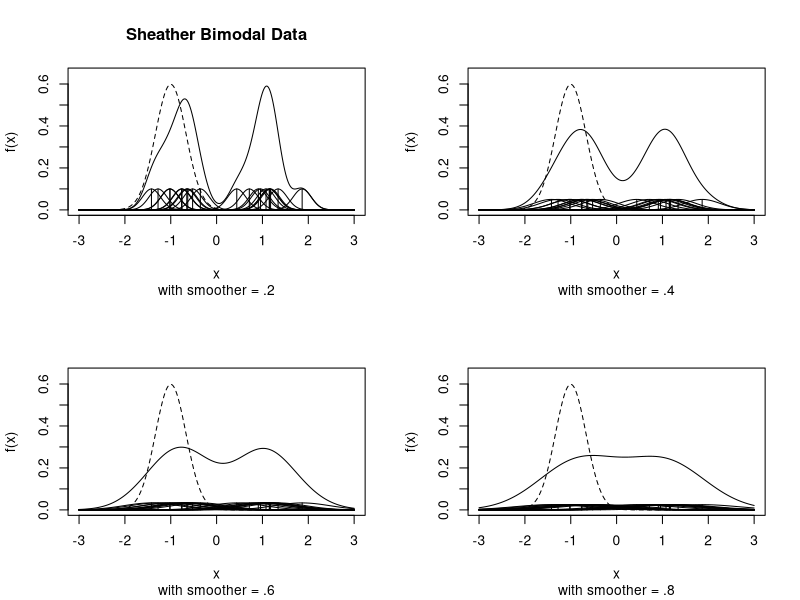
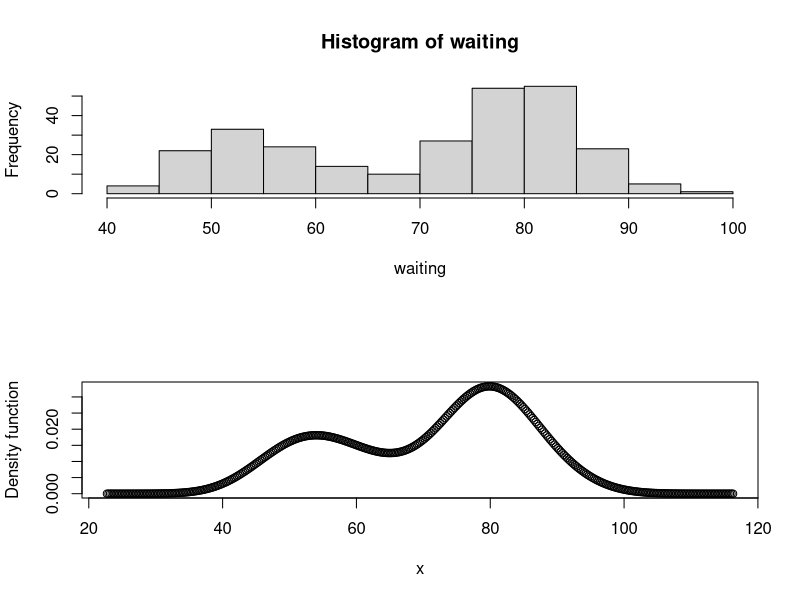
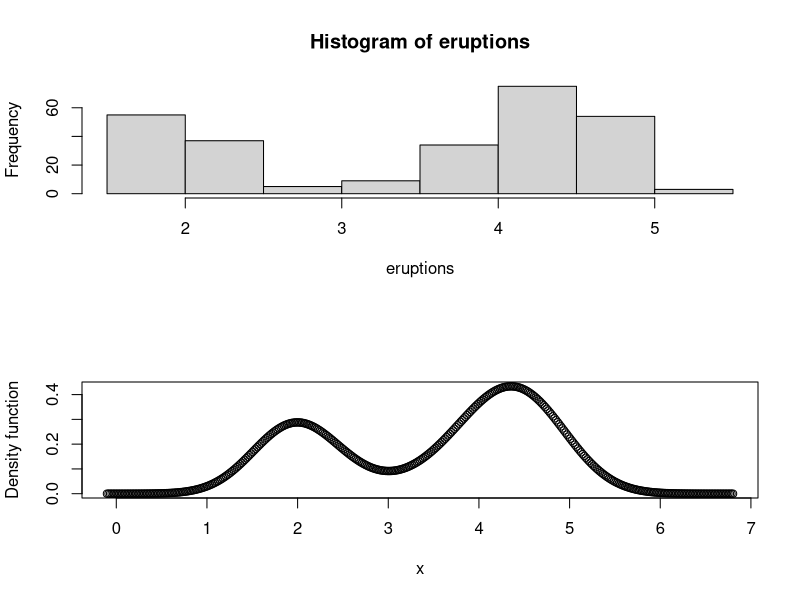
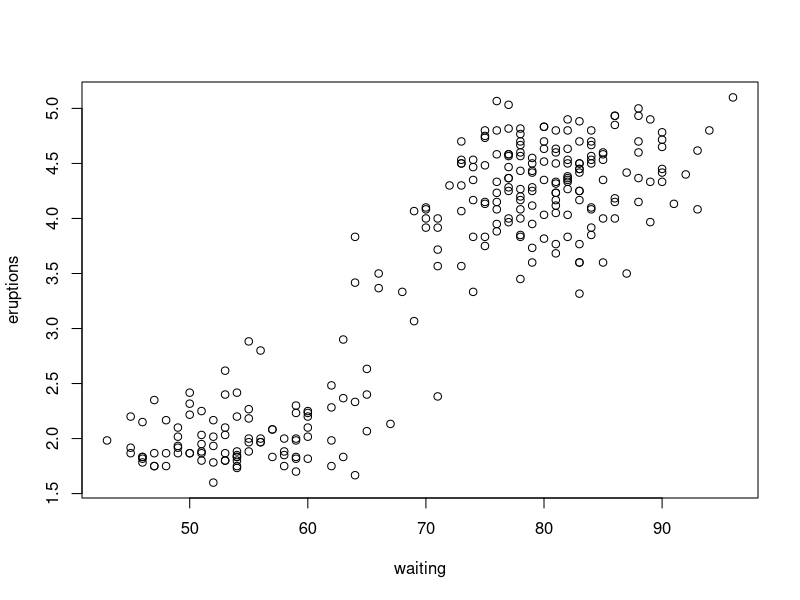
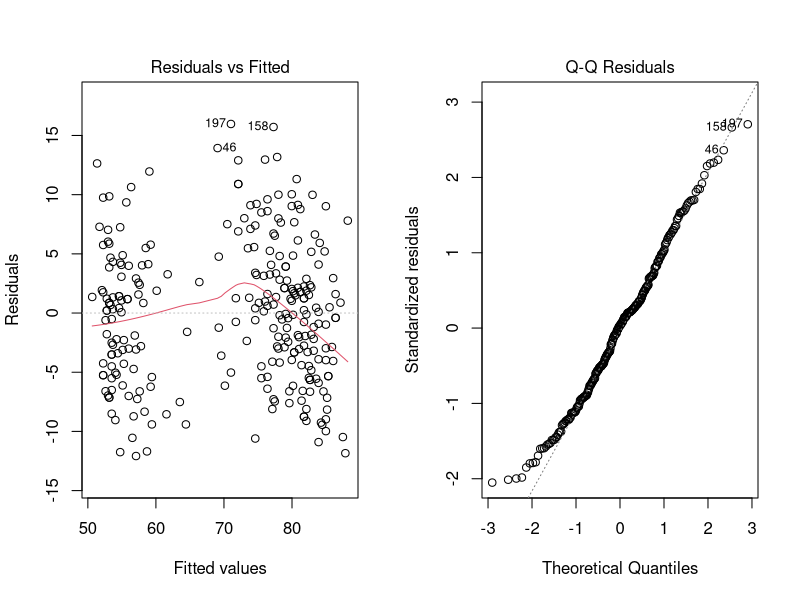
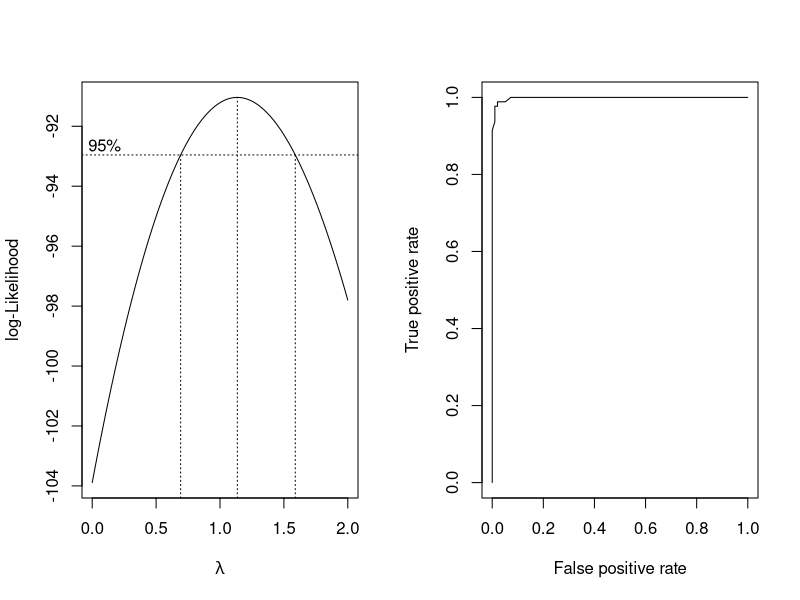
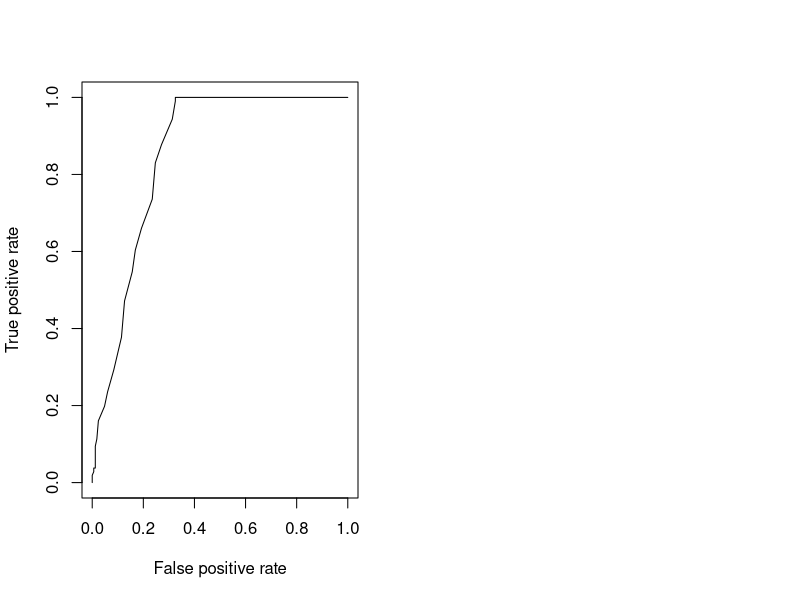

The R source for these figures, in order:
## ---- chunk 1
knitr::opts_chunk$set(echo = TRUE)
options("repos" = c(CRAN = "https://cran.rstudio.com"))
## ---- chunk 2
if (!require("KernSmooth")) install.packages("KernSmooth", dep=TRUE)
library("KernSmooth")
bimodal <- read.table("bimodal.txt", header=TRUE)
attach(bimodal)
summary(bimodal)
## ---- chunk 3
x <- bimodal$x
n<-length(x)
xx <- c(-300:300)/100
## ---- chunk 4
sheather.curve = function(h,  main=" ", sub = " ") {
  truedensity = 0.5*(3/(sqrt(2*pi)))*exp(-0.5*((xx+1)/(1/3))^2)
      + 0.5*(3/(sqrt(2*pi)))*exp(-0.5*((xx-1)/(1/3))^2)
  plot( x=c(-3,3),y=c(0,0.65),type="n",xlab="x",ylab="f(x)")
  title(main=main, sub = sub)
  ysum = numeric(601)
for (i in 1:n)
  {points(x[i], 1/(n*h*sqrt(2*pi)),type="h")
     x1 = numeric(601)+x[i]
     y = (1/(h*sqrt(2*pi)))*exp(-0.5*((xx-x1)/h)^2)
     ysum = y/n + ysum
     lines(xx,y/n,lty=1)}
lines(xx,ysum,lty=1)
lines(xx,truedensity,lty=2)
}
## ---- chunk 5
par(mfrow=c(2,2))
 sheather.curve(.2, "Sheather Bimodal Data", "with smoother = .2")
 sheather.curve(.4, " ", "with smoother = .4")
 sheather.curve(.6, " ", "with smoother = .6")
 sheather.curve(.8, " ", "with smoother = .8")
## ---- chunk 6
par(mfrow=c(2,1))
 library(KernSmooth)
 attach(faithful)
 hist(x=waiting)
 fhat <- bkde(x=waiting)
 plot (fhat, xlab="x", ylab="Density function")
## ---- chunk 7
par(mfrow=c(2,1))
hist(x=eruptions)
 fhat <- bkde(x=eruptions)
 plot (fhat, xlab="x", ylab="Density function")
## ---- chunk 8
mod1 = lm(waiting ~ eruptions, data=faithful)
summary(mod1)

covb = vcov(mod1)
coeff.mod1 = coef(mod1)

covb = vcov(mod1)
covb

pred.per_fat = predict(mod1)
res.per_fat = residuals(mod1)
summary(res.per_fat)
## ---- chunk 9
par(mfrow=c(1,1))
plot(waiting,eruptions)
par(mfrow=c(1,2))
plot(mod1, which=c(1,2))
## ---- chunk 10
library(MASS)
boxcox(waiting ~. ,data=faithful, lambda=seq(0, 2.0, length=200))
## ---- chunk 11
library(ROCR)
cut_point=(eruptions > 3)
pred = prediction(waiting,cut_point)
perf=performance(pred, "tpr", "fpr")
plot(perf)
## ---- chunk 12
library(ROCR)
cut_point=(eruptions > 4.2)
pred = prediction(waiting,cut_point)
perf=performance(pred, "tpr", "fpr")
plot(perf)
